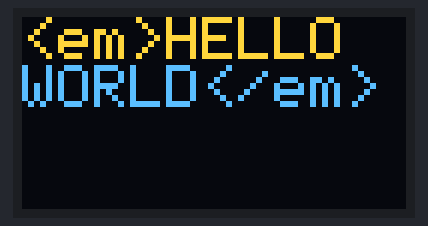
Bench run of a sketch on a simulated Arduino Uno, built with avr-gcc and run on an emulated ATmega328P. Parts: 128×64 one-colour display. The OLED is the two-colour kind (top 16 rows yellow).

Above: at 0.1 s.

The sketch:

ssd1306_oled.ino
```cpp
#include <SPI.h>
#include <Wire.h>
#include <Adafruit_SSD1306.h>

#define OLED_RESET 4
Adafruit_SSD1306 display(OLED_RESET);

void setup() {
  display.begin(SSD1306_SWITCHCAPVCC, 0x3C);
}

void loop() {
  display.clearDisplay();
  display.setTextSize(2);
  display.setTextColor(WHITE);
  display.setCursor(0,0);
  display.print("<em>HELLO WORLD</em>");
  display.display();
  delay(10000);
}
```
